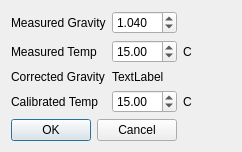
<?xml version="1.0" encoding="UTF-8"?>
<ui version="4.0">
 <class>HydroDialog</class>
 <widget class="QDialog" name="HydroDialog">
  <property name="geometry">
   <rect>
    <x>0</x>
    <y>0</y>
    <width>242</width>
    <height>152</height>
   </rect>
  </property>
  <property name="windowTitle">
   <string>Hydrometer Tool</string>
  </property>
  <property name="windowIcon">
   <iconset resource="../SB_Images.qrc">
    <normaloff>:/menu/sb2</normaloff>:/menu/sb2</iconset>
  </property>
  <layout class="QGridLayout" name="gridLayout">
   <item row="1" column="1">
    <widget class="QDoubleSpinBox" name="tempSpin">
     <property name="value">
      <double>15.000000000000000</double>
     </property>
    </widget>
   </item>
   <item row="4" column="0" colspan="2">
    <widget class="QDialogButtonBox" name="buttonBox">
     <property name="orientation">
      <enum>Qt::Horizontal</enum>
     </property>
     <property name="standardButtons">
      <set>QDialogButtonBox::Cancel|QDialogButtonBox::Ok</set>
     </property>
    </widget>
   </item>
   <item row="0" column="0">
    <widget class="QLabel" name="gravLabel">
     <property name="text">
      <string>Measured Gravity</string>
     </property>
    </widget>
   </item>
   <item row="3" column="0">
    <widget class="QLabel" name="cTempLabel">
     <property name="text">
      <string>Calibrated Temp</string>
     </property>
    </widget>
   </item>
   <item row="3" column="1">
    <widget class="QDoubleSpinBox" name="cTempSpin">
     <property name="value">
      <double>15.000000000000000</double>
     </property>
    </widget>
   </item>
   <item row="1" column="0">
    <widget class="QLabel" name="tempLabel">
     <property name="text">
      <string>Measured Temp</string>
     </property>
    </widget>
   </item>
   <item row="0" column="1">
    <widget class="QDoubleSpinBox" name="gravSpin">
     <property name="decimals">
      <number>3</number>
     </property>
     <property name="singleStep">
      <double>0.001000000000000</double>
     </property>
     <property name="value">
      <double>1.040000000000000</double>
     </property>
    </widget>
   </item>
   <item row="2" column="0">
    <widget class="QLabel" name="cGravLabel">
     <property name="text">
      <string>Corrected Gravity</string>
     </property>
    </widget>
   </item>
   <item row="2" column="1">
    <widget class="QLabel" name="cGravValue">
     <property name="text">
      <string>TextLabel</string>
     </property>
    </widget>
   </item>
   <item row="1" column="2">
    <widget class="QLabel" name="mTempUnit">
     <property name="text">
      <string>C</string>
     </property>
    </widget>
   </item>
   <item row="3" column="2">
    <widget class="QLabel" name="cTempUnit">
     <property name="text">
      <string>C</string>
     </property>
    </widget>
   </item>
  </layout>
 </widget>
 <resources>
  <include location="../SB_Images.qrc"/>
 </resources>
 <connections>
  <connection>
   <sender>buttonBox</sender>
   <signal>accepted()</signal>
   <receiver>HydroDialog</receiver>
   <slot>accept()</slot>
   <hints>
    <hint type="sourcelabel">
     <x>248</x>
     <y>254</y>
    </hint>
    <hint type="destinationlabel">
     <x>157</x>
     <y>274</y>
    </hint>
   </hints>
  </connection>
  <connection>
   <sender>buttonBox</sender>
   <signal>rejected()</signal>
   <receiver>HydroDialog</receiver>
   <slot>reject()</slot>
   <hints>
    <hint type="sourcelabel">
     <x>316</x>
     <y>260</y>
    </hint>
    <hint type="destinationlabel">
     <x>286</x>
     <y>274</y>
    </hint>
   </hints>
  </connection>
 </connections>
</ui>
